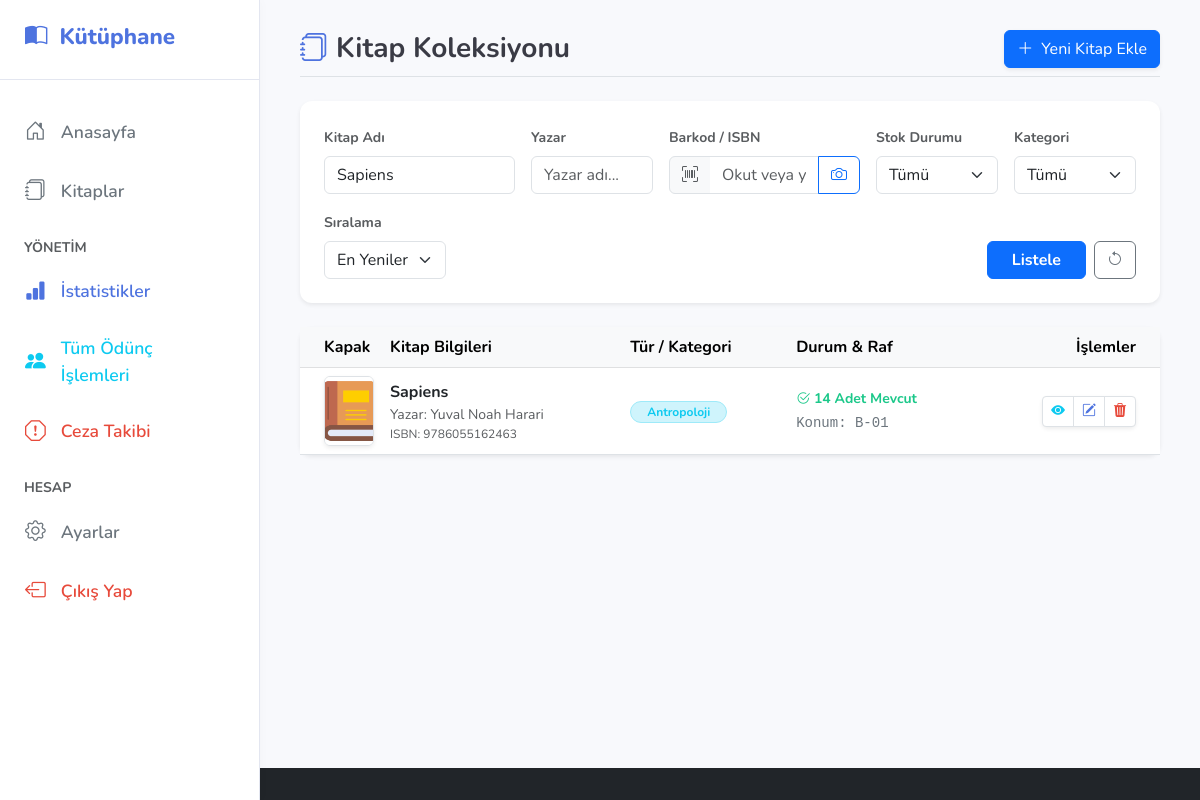
Screenshot of /src/ui/list_books.php?title=Sapiens (signed in) with the database file from the repository.
### tables this page shows
CREATE TABLE `books` (
  `id` int(11) NOT NULL,
  `title` varchar(255) NOT NULL,
  `author` varchar(255) NOT NULL,
  `isbn` varchar(20) DEFAULT NULL,
  `publish_year` int(4) DEFAULT NULL,
  `genre` varchar(100) DEFAULT NULL,
  `shelf_location` varchar(50) DEFAULT NULL,
  `stock` int(11) DEFAULT 0,
  `cover_image` varchar(255) DEFAULT NULL,
  `category` varchar(50) DEFAULT 'Genel'
);

### src/services/BookService.php (called while the page is built, shortened)
<?php
require_once __DIR__ . '/../core/Database.php';
class BookService {
    private $db;
    public function __construct() {
        $database = new Database();
        $this->db = $database->getConnection();
    }
    public function searchBooks($filters = []) {
        try {
            $query = "SELECT * FROM books WHERE 1=1";
            $params = [];
            if (!empty($filters['title'])) {
                $query .= " AND title LIKE :title";
                $params[':title'] = '%' . $filters['title'] . '%';
            }
            if (!empty($filters['sort'])) {
                if ($filters['sort'] === 'title_asc') {
                    $query .= " ORDER BY title ASC";
                } elseif ($filters['sort'] === 'title_desc') {
                    $query .= " ORDER BY title DESC";
                } elseif ($filters['sort'] === 'author_asc') {
                    $query .= " ORDER BY author ASC";
                } else {
                    $query .= " ORDER BY id DESC";
                }
            } else {
                $query .= " ORDER BY id DESC";
            }
            $stmt = $this->db->prepare($query);
            $stmt->execute($params);
            return $stmt->fetchAll(PDO::FETCH_ASSOC);
        } catch (PDOException $e) {
            throw new Exception("Arama işlemi başarısız: " . $e->getMessage());
        }
    }
}
?>

### src/core/Database.php (called while the page is built, shortened)
<?php
class Database {
    private $host = "localhost";
    private $db_name = "kutuphane_sistemi";
    private $username = "root";
    private $password = "";
    public function getConnection() {
        $this->conn = null;
        try {
        $this->conn = new PDO("mysql:host=" . $this->host . ";dbname=" . $this->db_name . ";charset=utf8mb4", $this->username, $this->password);
            $this->conn->exec("set names utf8");
            $this->conn->setAttribute(PDO::ATTR_ERRMODE,
             PDO::ERRMODE_EXCEPTION);
        } catch(PDOException $exception) {
            echo "Bağlantı hatası: " . $exception->getMessage();
        }
        return $this->conn;
    }
}
?>

### src/ui/list_books.php (the view, shortened to what this page needs)
<?php
require_once 'header.php';
require_once '../services/BookService.php';
$bookService = new BookService();
$filters = [
    'title' => $_GET['title'] ?? '',
    'author' => $_GET['author'] ?? '',
    'isbn' => $_GET['isbn'] ?? '',
    'status' => $_GET['status'] ?? '',
    'category' => $_GET['category'] ?? '',
    'sort' => $_GET['sort'] ?? ''
];
$books = array_filter($filters) ? $bookService->searchBooks($filters) : $bookService->getAllBooks();
?>
<div class="d-flex justify-content-between align-items-center mb-4 pb-2 border-bottom">
    <h3 class="mb-0 text-gray-800">
        <i class="bi bi-journals text-primary me-2"></i>Kitap Koleksiyonu
    </h3>
    <?php if($_SESSION['role'] !== 'student'): ?>
        <a href="add_book.php" class="btn btn-primary shadow-sm">
            <i class="bi bi-plus-lg me-1"></i> Yeni Kitap Ekle
        </a>
    <?php endif; ?>
</div>
<div class="card shadow-sm border-0 mb-4 bg-white">
    <div class="card-body p-4">
        <form method="GET" id="searchForm" class="row g-3">
            <div class="col-md-3">
                <label class="form-label small fw-bold text-muted">Kitap Adı</label>
                <input type="text" name="title" class="form-control" placeholder="Ara..." value="<?php echo htmlspecialchars($filters['title']); ?>">
            </div>
            <div class="col-md-2">
                <label class="form-label small fw-bold text-muted">Yazar</label>
                <input type="text" name="author" class="form-control" placeholder="Yazar adı..." value="<?php echo htmlspecialchars($filters['author']); ?>">
            </div>
            <div class="col-md-3">
                <label class="form-label small fw-bold text-muted">Barkod / ISBN</label>
                <div class="input-group">
                    <span class="input-group-text bg-light text-muted"><i class="bi bi-upc-scan"></i></span>
                    <input type="text" name="isbn" id="isbn_search" class="form-control border-start-0" placeholder="Okut veya yaz" value="<?php echo htmlspecialchars($filters['isbn']); ?>">
                    <button class="btn btn-outline-primary" type="button" data-bs-toggle="modal" data-bs-target="#scanModal" title="Kamera ile Tara">
                        <i class="bi bi-camera"></i>
                    </button>
                </div>
            </div>
            <div class="col-md-2">
                <label class="form-label small fw-bold text-muted">Stok Durumu</label>
                <select name="status" class="form-select">
                    <option value="">Tümü</option>
                </select>
            </div>
            <div class="col-md-2">
                <label class="form-label fw-bold text-muted small">Kategori</label>
                <select name="category" class="form-select">
                    <option value="">Tümü</option>
                </select>
            </div>
            <div class="col-md-2">
                <label class="form-label text-muted small fw-bold">Sıralama</label>
                <select name="sort" class="form-select">
                    <option value="">En Yeniler</option>
                </select>
            </div>
            <div class="col-md-auto ms-auto d-flex align-items-end gap-2">
                <button type="submit" class="btn btn-primary px-4 fw-bold">Listele</button>
                <a href="list_books.php" class="btn btn-outline-secondary" title="Filtreleri Sıfırla"><i class="bi bi-arrow-counterclockwise"></i></a>
            </div>
        </form>
    </div>
</div>
<div class="card shadow-sm border-0">
    <div class="card-body p-0">
        <div class="table-responsive">
            <table class="table table-hover align-middle mb-0">
                <thead class="table-light">
                    <tr>
                        <th class="ps-4" style="width: 80px;">Kapak</th>
                        <th>Kitap Bilgileri</th>
                        <th>Tür / Kategori</th>
                        <th>Durum & Raf</th>
                        <th class="text-end pe-4">İşlemler</th>
                    </tr>
                </thead>
                <tbody>
                    <?php if(empty($books)): ?>
                        <tr>
                            <td colspan="5" class="text-center py-5 text-muted">
                                <i class="bi bi-search fs-1 d-block mb-2"></i>
                                Aradığınız kriterlere uygun kitap bulunamadı.
                            </td>
                        </tr>
                    <?php else: ?>
                        <?php foreach($books as $book): ?>
                        <tr>
                            <td class="ps-4">
                                <?php $img = !empty($book['cover_image']) ? $book['cover_image'] : 'default.png'; ?>
                                <img src="../../assets/images/<?php echo $img; ?>" class="rounded shadow-sm border" style="width: 50px; height: 70px; object-fit: cover;">
                            </td>
                            <td>
                                <div class="fw-bold text-dark fs-6"><?php echo htmlspecialchars($book['title']); ?></div>
                                <div class="text-muted small">Yazar: <?php echo htmlspecialchars($book['author']); ?></div>
                                <div class="text-muted" style="font-size: 0.75rem;">ISBN: <?php echo htmlspecialchars($book['isbn']); ?></div>
                            </td>
                            <td>
                                <span class="badge rounded-pill bg-info-subtle text-info border border-info-subtle px-3">
                                    <?php echo htmlspecialchars($book['genre']); ?>
                                </span>
                            </td>
                            <td>
                                <div class="d-flex flex-column">
                                    <?php if($book['stock'] > 0): ?>
                                        <span class="text-success small fw-bold"><i class="bi bi-check2-circle"></i> <?php echo $book['stock']; ?> Adet Mevcut</span>
                                    <?php else: ?>
                                        <span class="text-danger small fw-bold"><i class="bi bi-x-circle"></i> Tükendi</span>
                                    <?php endif; ?>
                                    <code class="small text-secondary mt-1">Konum: <?php echo htmlspecialchars($book['shelf_location']); ?></code>
                                </div>
                            </td>
                            <td class="text-end pe-4">
                                <div class="btn-group shadow-sm">
                                    <a href="book_details.php?id=<?php echo $book['id']; ?>" class="btn btn-sm btn-white border" title="Detaylar">
                                        <i class="bi bi-eye-fill text-info"></i>
                                    </a>
                                    <?php if($_SESSION['role'] !== 'student'): ?>
                                        <a href="edit_book.php?id=<?php echo $book['id']; ?>" class="btn btn-sm btn-white border" title="Düzenle">
                                            <i class="bi bi-pencil-square text-primary"></i>
                                        </a>
                                        <a href="delete_book.php?id=<?php echo $book['id']; ?>" class="btn btn-sm btn-white border" onclick="return confirm('Bu kitabı silmek istediğinize emin misiniz?')" title="Sil">
                                            <i class="bi bi-trash3-fill text-danger"></i>
                                        </a>
                                    <?php endif; ?>
                                </div>
                            </td>
                        </tr>
                        <?php endforeach; ?>
                    <?php endif; ?>
                </tbody>
            </table>
        </div>
    </div>
</div>
<?php require_once 'footer.php'; ?>

### assets/style.css (style rules this page uses)
body { background-color: #f4f7f6; font-family: 'Nunito', sans-serif; color: #4a5568; margin: 0; padding: 0; }
.card { background: #ffffff; border: 1px solid #e3e6f0; border-radius: 12px; box-shadow: 0 4px 10px rgba(0,0,0,0.03); transition: transform 0.2s ease; }
.text-primary { color: #4e73df !important; }
.text-success { color: #1cc88a !important; }
.text-danger { color: #e74a3b !important; }
h1, h2, h3, h4, h5, h6 { font-weight: 700; color: #3a3b45; }

### rows the page displays
books: cover_image (placeholder picture), title "Sapiens", author "Yuval Noah Harari", isbn "9786055162463", genre "Antropoloji", stock "14", shelf_location "B-01"
